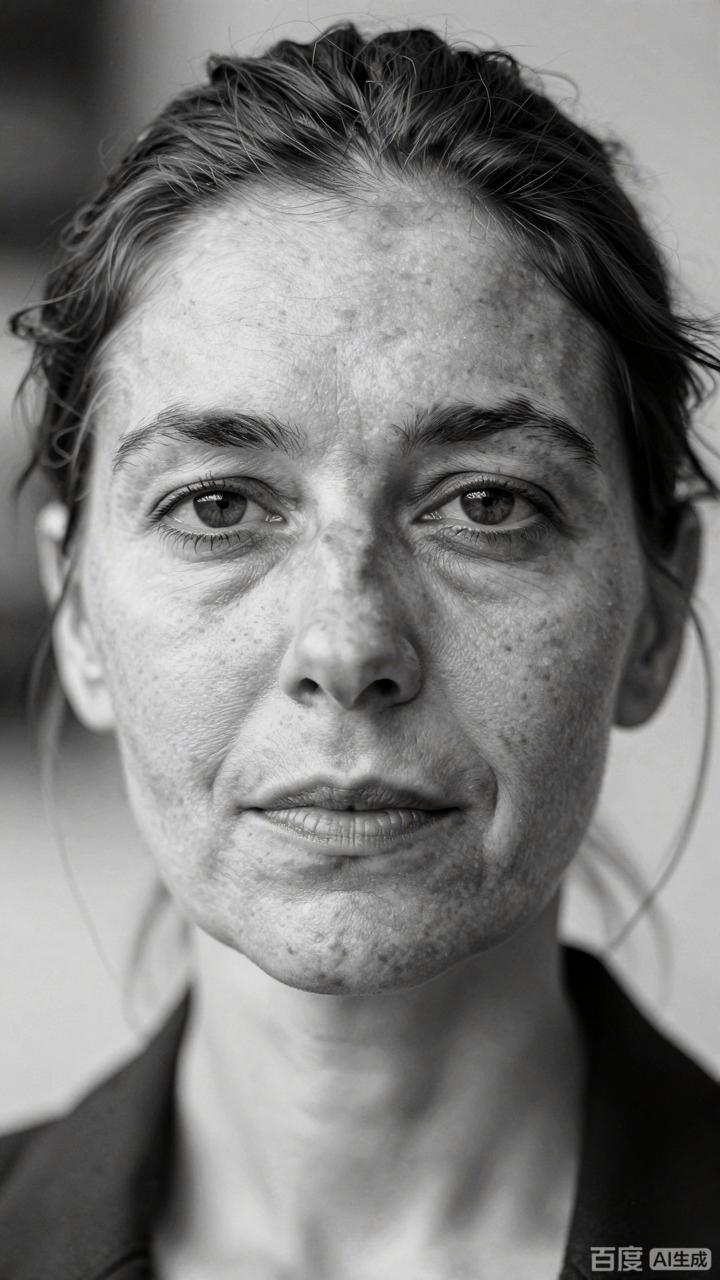
#> input picture examples/baidu/baidu_01.jpeg, 720 x 1280 px; its folder holds only this picture in this run
$ python -i gemini_alpha.py   (imports and definitions only)   (older library calls are emulated)
#> lines starting #> are read from the running program, lines starting #| are printed output that depends on the picture
"""Gemini watermark detection, masking, and reverse-alpha utilities.

Mathematically reverses the alpha compositing formula used by Google Gemini
to embed its sparkle watermark. Uses LINEAR-LIGHT (sRGB-decoded) math so
the recovered pixels match the original — eliminates the ``darkening dent''
that appeared when reverse-alpha was done directly on sRGB bytes.

Decision flow:
  1. detect a candidate at the standard position (cheap NCC template match,
     low threshold 0.30 — just needs a signal to exist).
  2. reverse-alpha in linear-light space.
  3. post-hoc quality check: was the sparkle actually eliminated, and is
     the region genuinely brighter than the surrounding background? Only
     accept the result if both pass. This filters out random correlations
     on non-Gemini images.

Based on research from GargantuaX/gemini-watermark-remover with
linear-light correction and posterior-quality gating added by us.
"""

import json
import os
import re

import cv2
import numpy as np
from PIL import Image

# Pre-computed alpha maps for Gemini's sparkle watermark
_ALPHA_DIR = os.path.join(os.path.dirname(__file__), "assets")
_ALPHA_48 = None
_ALPHA_96 = None

_DETECTOR_MODEL = None
_DETECTOR_MODEL_PATH = os.path.join(_ALPHA_DIR, "gemini_detector.json")

# GargantuaX/gemini-watermark-remover's current catalog contains three
# important visible-watermark anchors.  The 96/192 layout is the May 2026
# variant used by current 2K Gemini outputs.  It must be tried before the old
# 96/64 layout: the two positions are 128 pixels apart.
_KNOWN_LAYOUTS = (
    {"name": "gemini_2k_20260520", "logo_size": 96, "margin": 192},
    {"name": "gemini_1k_current", "logo_size": 48, "margin": 32},
    {"name": "gemini_large_legacy", "logo_size": 96, "margin": 64},
)

_DEFAULT_DETECTOR_MODEL = {
    "version": 1,
    "decision": {
        "min_spatial_score": 0.18,
        "min_gradient_score": 0.18,
        "hinted_min_spatial_score": 0.15,
        "hinted_min_gradient_score": 0.08,
    },
}

LOGO_VALUE = 255  # White watermark (sRGB)
LOGO_LINEAR = 1.0  # White in linear-light space
ALPHA_THRESHOLD = 0.002
MAX_ALPHA = 0.99


# ---------------- sRGB <-> linear-light (IEC 61966-2-1) ---------------- #

# [11 lines left out: functions _srgb_to_linear, _linear_to_srgb, not called in this run]


def _load_alpha(size):
    """Load pre-computed alpha map."""
    global _ALPHA_48, _ALPHA_96
    if size == 48:
        if _ALPHA_48 is None:
            _ALPHA_48 = np.load(os.path.join(_ALPHA_DIR, "gemini_alpha_48.npy"))
        return _ALPHA_48
    else:
        if _ALPHA_96 is None:
            _ALPHA_96 = np.load(os.path.join(_ALPHA_DIR, "gemini_alpha_96.npy"))
        return _ALPHA_96


def _ncc(patch, template):
    """Normalized Cross-Correlation between a grayscale patch and template."""
    p = patch.astype(np.float64).ravel()
    t = template.astype(np.float64).ravel()
    p = p - p.mean()
    t = t - t.mean()
    denom = np.sqrt(np.sum(p ** 2) * np.sum(t ** 2))
    if denom < 1e-10:
        return 0.0
    return float(np.sum(p * t) / denom)


def _make_template_gray(alpha_map):
    """Create a grayscale template from the alpha map (white logo on black)."""
    return (alpha_map * 255).astype(np.uint8)


def _load_detector_model():
    """Load thresholds calibrated by ``scripts/train_gemini_detector.py``."""
    global _DETECTOR_MODEL
    if _DETECTOR_MODEL is not None:
        return _DETECTOR_MODEL

    model = _DEFAULT_DETECTOR_MODEL
    try:
        with open(_DETECTOR_MODEL_PATH, encoding="utf-8") as f:
            loaded = json.load(f)
        if isinstance(loaded, dict) and isinstance(loaded.get("decision"), dict):
            model = loaded
    except (OSError, ValueError):
        pass

    _DETECTOR_MODEL = model
    return model


def _sobel_magnitude(values):
    values = values.astype(np.float32, copy=False)
    gx = cv2.Sobel(values, cv2.CV_32F, 1, 0, ksize=3)
    gy = cv2.Sobel(values, cv2.CV_32F, 0, 1, ksize=3)
    return cv2.magnitude(gx, gy)


def _score_patch(gray_patch, alpha_map):
    """Return spatial and edge-template correlations for one candidate."""
    spatial = _ncc(gray_patch, alpha_map)
    gradient = _ncc(_sobel_magnitude(gray_patch), _sobel_magnitude(alpha_map))
    return float(spatial), float(gradient)


def _is_gemini_source_hint(source_hint):
    if not source_hint:
        return False
    name = os.path.basename(os.fspath(source_hint))
    return re.match(r"(?i)^gemini[_ -]generated[_ -]image", name) is not None


def _candidate_at(gray, layout, x, y):
    logo_size = layout["logo_size"]
    h, w = gray.shape
    if x < 0 or y < 0 or x + logo_size > w or y + logo_size > h:
        return None
    alpha_map = _load_alpha(logo_size)
    patch = gray[y:y + logo_size, x:x + logo_size]
    spatial, gradient = _score_patch(patch, alpha_map)
    return {
        "x": x,
        "y": y,
        "logo_size": logo_size,
        "margin": layout["margin"],
        "layout": layout["name"],
        "alpha_map": alpha_map,
        "spatial_score": spatial,
        "gradient_score": gradient,
        "ranking_score": spatial + 0.8 * max(0.0, gradient),
    }


def _candidate_layouts(width, height):
    """Return only layouts plausible for the Gemini output resolution tier.

    Current 2K/4K outputs have a long side of at least 2048 and a short side
    of at least 600. Narrower or smaller preview/1K outputs use the 48px mark.
    Keeping tiers separate prevents an unrelated tiny corner icon from beating
    the real 96px watermark on a large image.
    """
    long_side = max(width, height)
    short_side = min(width, height)
    if long_side >= 2048 and short_side >= 600:
        return (_KNOWN_LAYOUTS[0], _KNOWN_LAYOUTS[2])
    return (_KNOWN_LAYOUTS[1], _KNOWN_LAYOUTS[2])


def _best_layout_candidate(gray, layout):
    """Search locally around a catalog anchor, coarse then pixel-precise."""
    h, w = gray.shape
    logo_size = layout["logo_size"]
    margin = layout["margin"]
    base_x = w - margin - logo_size
    base_y = h - margin - logo_size
    best = None

    # Position drift exists in older Gemini exports.  The search remains local
    # so arbitrary star-shaped content elsewhere in the image is not promoted.
    for dx in range(-24, 25, 4):
        for dy in range(-24, 25, 4):
            candidate = _candidate_at(gray, layout, base_x + dx, base_y + dy)
            if candidate is not None and (
                best is None or candidate["ranking_score"] > best["ranking_score"]
            ):
                best = candidate

    if best is None:
        return None

    coarse_x, coarse_y = best["x"], best["y"]
    for dx in range(-3, 4):
        for dy in range(-3, 4):
            candidate = _candidate_at(gray, layout, coarse_x + dx, coarse_y + dy)
            if candidate is not None and candidate["ranking_score"] > best["ranking_score"]:
                best = candidate
    return best


def detect_gemini_watermark(image, min_confidence=None, source_hint=None):
    """Detect a Gemini sparkle with a trained catalog-template detector.

    Gemini uses a small catalog of output dimensions and anchors.  We score
    those anchors with both luminance and Sobel-edge correlation, then apply
    thresholds calibrated on real Gemini positives and hard negatives.  This
    replaces the previous fixed 96/64-only search and its brittle 0.90 NCC
    gate. ``source_hint`` is only a weak fallback for borderline evidence.
    """
    img_np = np.array(image.convert("RGB"))
    rgb = img_np[:, :, :3].astype(np.float32) / 255.0
    gray = (
        0.2126 * rgb[:, :, 0] +
        0.7152 * rgb[:, :, 1] +
        0.0722 * rgb[:, :, 2]
    )

    candidates = [
        candidate
        for layout in _candidate_layouts(gray.shape[1], gray.shape[0])
        if (candidate := _best_layout_candidate(gray, layout)) is not None
    ]
    if not candidates:
        return {"found": False, "confidence": 0.0}

    best = max(candidates, key=lambda item: item["ranking_score"])
    model = _load_detector_model()
    decision = model.get("decision", {})
    min_spatial = float(decision.get("min_spatial_score", 0.18))
    min_gradient = float(decision.get("min_gradient_score", 0.18))
    hinted_min_spatial = float(decision.get("hinted_min_spatial_score", 0.15))
    hinted_min_gradient = float(decision.get("hinted_min_gradient_score", 0.08))

    spatial = best["spatial_score"]
    gradient = best["gradient_score"]
    source_hinted = _is_gemini_source_hint(source_hint)
    trained_match = spatial >= min_spatial and gradient >= min_gradient
    hinted_match = (
        source_hinted and
        spatial >= hinted_min_spatial and
        gradient >= hinted_min_gradient
    )
    confidence = float(np.clip((max(0.0, spatial) + max(0.0, gradient)) / 2.0, 0.0, 1.0))
    found = trained_match or hinted_match
    if min_confidence is not None:
        # Preserve the old experiment/debug API: an explicit confidence value
        # replaces the trained decision (notably ``-1`` returns the best raw
        # catalog candidate). Production callers leave this as ``None``.
        found = confidence >= min_confidence

    best.update({
        "found": found,
        "confidence": confidence,
        "source_hinted": source_hinted,
        "decision": "trained_match" if trained_match else ("source_hint" if hinted_match else "rejected"),
        "model_version": model.get("version", 1),
    })
    return best


# [171 lines left out: functions create_gemini_mask, _find_best_gain, _border_mismatch, _quality_accept, remove_gemini_watermark, not called in this run]

>>> from PIL import Image
>>> picture = Image.open('../examples/baidu/baidu_01.jpeg')
#> picture is the input picture: PIL image 720x1280 RGB; mean R, G, B 123.8, 123.7, 123.3
>>> result = detect_gemini_watermark(picture)
#> the loop in _best_layout_candidate, `for dx in range(-24, 25, 4):` made 13 passes; (reads opennomark/assets/gemini_alpha_48.npy from the repository)
#> pass 1, in _candidate_at, `patch = gray[y:y + logo_size, x:x + logo_size]`:
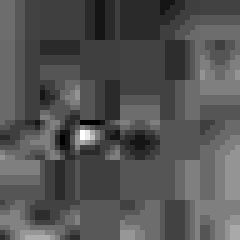
#> patch: shape (48, 48) float32 (shown 5 times larger); min 0.023, max 0.07, mean 0.0384; drawn with min black and max white
#> the loop in _best_layout_candidate (call 2), `for dx in range(-24, 25, 4):` made 13 passes; (reads opennomark/assets/gemini_alpha_96.npy from the repository)
#> pass 1, in _candidate_at (call 219), `patch = gray[y:y + logo_size, x:x + logo_size]`:
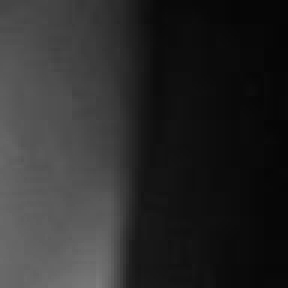
#> patch: shape (96, 96) float32 (shown 3 times larger); min 0.023, max 0.482, mean 0.171
#> pass 1, in _sobel_magnitude (call 437), `gy = cv2.Sobel(values, cv2.CV_32F, 0, 1, ksize=3)`:
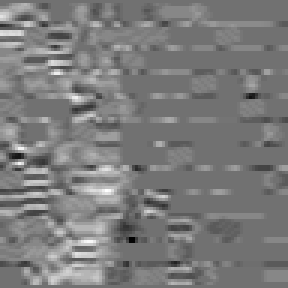
#> gy: shape (96, 96) float32 (shown 3 times larger); min -0.0784, max 0.098, mean 0.00722; drawn with min black and max white
#> pass 1, in _sobel_magnitude (call 438), `values = values.astype(np.float32, copy=False)`:
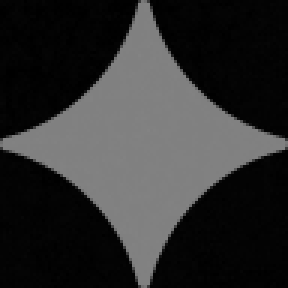
#> values: shape (96, 96) float32 (shown 3 times larger); min 0, max 0.514, mean 0.185
#> the loop in _best_layout_candidate (call 2), `for dx in range(-3, 4):` made 7 passes
#> pass 1, in _sobel_magnitude (call 775), `gx = cv2.Sobel(values, cv2.CV_32F, 1, 0, ksize=3)`:
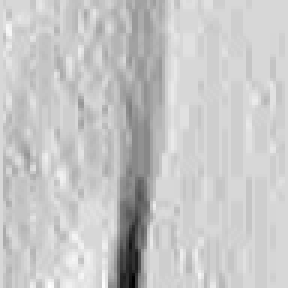
#> gx: shape (96, 96) float32 (shown 3 times larger); min -0.384, max 0.0706, mean -0.0288; drawn with min black and max white
#> pass 1, in _sobel_magnitude (call 775), `gy = cv2.Sobel(values, cv2.CV_32F, 0, 1, ksize=3)`:
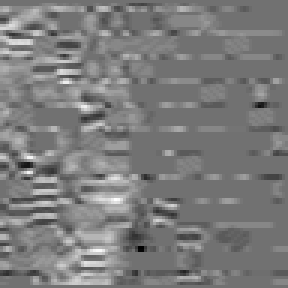
#> gy: shape (96, 96) float32 (shown 3 times larger); min -0.0784, max 0.098, mean 0.00751; drawn with min black and max white
#> pass 1, in _sobel_magnitude (call 776), `gx = cv2.Sobel(values, cv2.CV_32F, 1, 0, ksize=3)`:
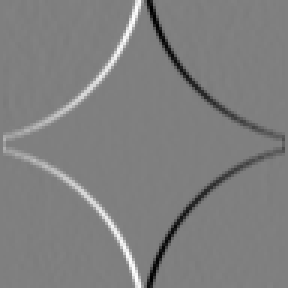
#> gx: shape (96, 96) float32 (shown 3 times larger); min -2, max 2, mean -0.000117; drawn with min black and max white
#> (reads opennomark/assets/gemini_detector.json from the repository)
